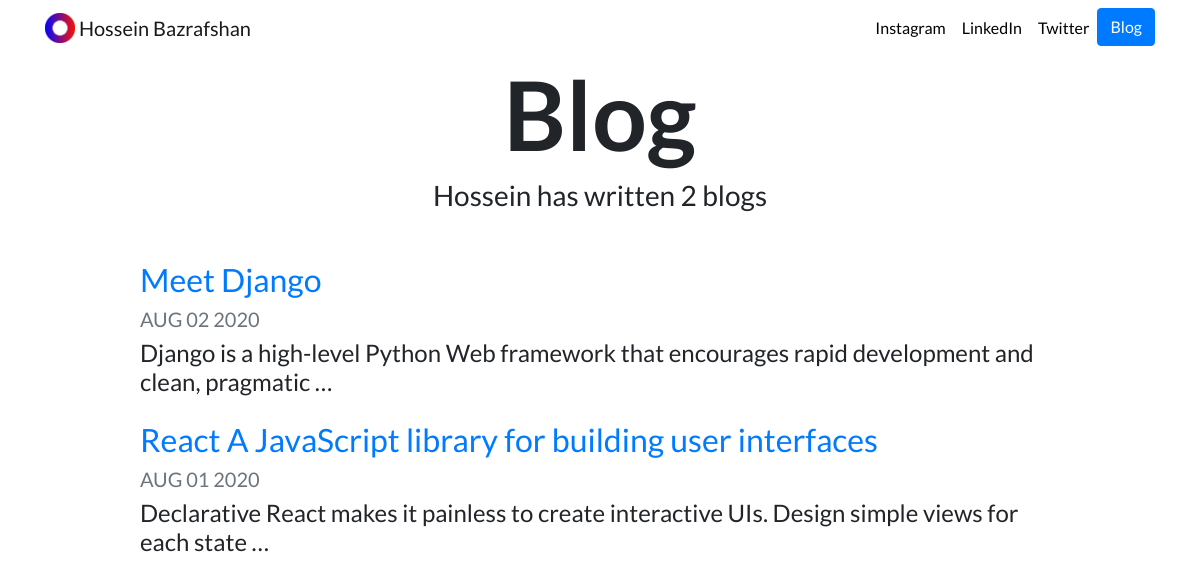
Screenshot of /blog/ with the database file from the repository.
### blog/models.py (models this page shows, shortened)
class Blog(models.Model):
    title = models.CharField(max_length=200)
    description = models.TextField()
    date = models.DateField()

### blog/views.py (the view)
# urls.py: path('', views.all_blogs, name='all_blogs'),
def all_blogs(request):
    blogs = Blog.objects.order_by('-date')
    return render(request, 'blog/all_blogs.html', {'blogs':blogs})

### blog/templates/blog/all_blogs.html
{% extends "portfolio/base.html" %}
{% load static %}
{% block content %}
<h1 id="blogtitle" class="font-weight-bold text-center">Blog</h1>
<h3 class="text-center mb-5">Hossein has written {{ blogs.count }} blog{{ blogs.count|pluralize }}</h3>
{% for blog in blogs %}
<div class="row justify-content-center my-3">
  <div class="col-md-10">
    <a href="{% url 'blog:detail' blog.id %}">
      <h2>{{ blog.title }}</h2>
    </a>
    <h5 class="text-muted">{{ blog.date|date:'M d Y'|upper }}</h5>
    <h4>{{ blog.description|striptags|truncatechars:100 }}</h4>
  </div>
</div>
{% endfor %}
{% endblock %}

### portfolio/static/portfolio/custom.css (style rules this page uses)
body { font-family: 'Lato', sans-serif; }
#blogtitle { font-size: 6rem; }

### rows the page displays
Blog: title "Meet Django", date "AUG 02 2020", description "Django is a high-level Python Web framework that encourages rapid development and clean, pragmatic …"
Blog: title "React A JavaScript library for building user interfaces", date "AUG 01 2020", description "Declarative React makes it painless to create interactive UIs. Design simple views for each state …"

### other values shown
{{ blogs.count }} "2"
